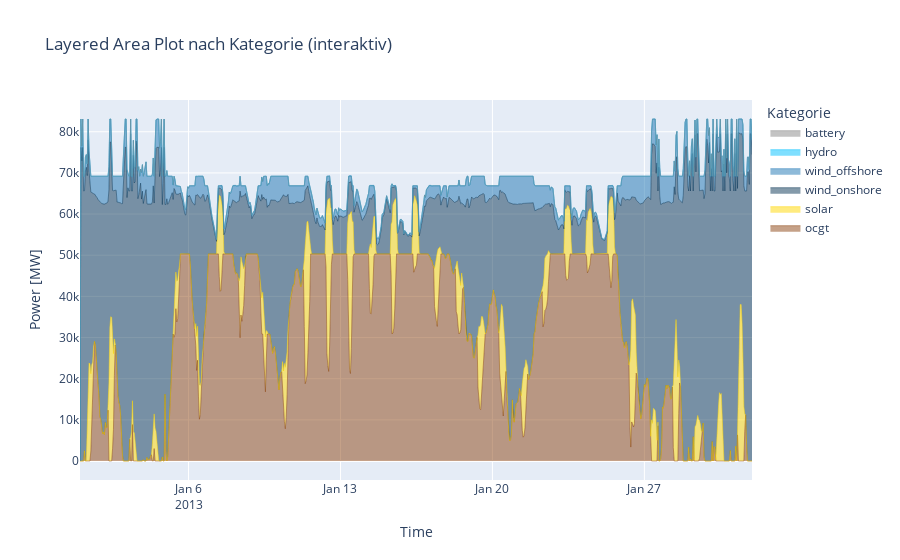

The notebook cell saved with this chart:
### Markdown cell above
# 2. YEARLY Dispatch

# 2.1. Chronological stacked area plot

### Code cell
query = f"SELECT * FROM unit_dispatch where simulation = '{scenario}_{study_case}'"
dispatch_df = pd.read_sql(query, db)
dispatch_df = dispatch_df.drop_duplicates(subset=["time", "unit"], keep="first")

dispatch_df = dispatch_df.sort_values("time")

# Plot daily merit order curves (one line per day) with cumulative power on the x-axis

dispatch_df["time"] = pd.to_datetime(dispatch_df["time"])
dispatch_df["date"] = dispatch_df["time"].dt.date

# Füge eine Spalte mit der Oberkategorie hinzu
dispatch_df["category"] = dispatch_df["unit"].map(unit_mapping)

# Summiere die Leistung pro Kategorie und Zeit
category_power = (
    dispatch_df.groupby(["time", "category"])["power"].sum().unstack(fill_value=0)
)

# Definiere ein Farbschema passend zu den Kategorien
category_colors = {
    "wind_onshore": "#0b3757",  # Dunkelblau
    "wind_offshore": "#1f77b4",  # Blau
    "solar": "#ffd700",  # Gelb
    "battery": "#888888",  # Grau
    "hydro": "#00bfff",  # Hellblau
    "ocgt": "#8B4513",  # Braun
    # Füge weitere Kategorien und Farben nach Bedarf hinzu
}

# Entferne demand
category_power_no_demand = category_power.drop(columns="demand", errors="ignore")

# Stelle sicher, dass die Farben zur Reihenfolge der Spalten passen
colors = [
    category_colors.get(cat, "#cccccc") for cat in category_power_no_demand.columns
]


# Reihenfolge von unten nach oben (die letzte Kategorie liegt ganz oben)
layer_order = ["ocgt", "solar", "wind_onshore", "wind_offshore", "hydro", "battery"]
bottom = np.zeros(len(category_power_no_demand))


fig = go.Figure()

bottom = np.zeros(len(category_power_no_demand))
for cat in layer_order:
    if cat in category_power_no_demand.columns:
        fig.add_trace(
            go.Scatter(
                x=category_power_no_demand.index,
                y=bottom + category_power_no_demand[cat],
                mode="lines",
                line=dict(width=0.5, color=category_colors.get(cat, "#cccccc")),
                fill="tonexty",
                name=cat,
            )
        )
        bottom += category_power_no_demand[cat].values

fig.update_layout(
    title="Layered Area Plot nach Kategorie (interaktiv)",
    xaxis_title="Time",
    yaxis_title="Power [MW]",
    legend_title="Kategorie",
    hovermode="x unified",
)
fig.show()

### Figure 1 — Plotly figure (JSON) as saved in the notebook; plotly's stock layout.template omitted (floating-point values rounded to 4 significant figures; data arrays with more than 128 entries replaced by an {"elided": "..."} marker saying what was removed)
{"data": [{"fill": "tonexty", "line": {"color": "#8B4513", "width": 0.5}, "mode": "lines", "name": "ocgt", "type": "scatter", "x": {"elided": "744 str values"}, "y": {"elided": "744 float values"}}, {"fill": "tonexty", "line": {"color": "#ffd700", "width": 0.5}, "mode": "lines", "name": "solar", "type": "scatter", "x": {"elided": "744 str values"}, "y": {"elided": "744 float values"}}, {"fill": "tonexty", "line": {"color": "#0b3757", "width": 0.5}, "mode": "lines", "name": "wind_onshore", "type": "scatter", "x": {"elided": "744 str values"}, "y": {"elided": "744 float values"}}, {"fill": "tonexty", "line": {"color": "#1f77b4", "width": 0.5}, "mode": "lines", "name": "wind_offshore", "type": "scatter", "x": {"elided": "744 str values"}, "y": {"elided": "744 float values"}}, {"fill": "tonexty", "line": {"color": "#00bfff", "width": 0.5}, "mode": "lines", "name": "hydro", "type": "scatter", "x": {"elided": "744 str values"}, "y": {"elided": "744 float values"}}, {"fill": "tonexty", "line": {"color": "#888888", "width": 0.5}, "mode": "lines", "name": "battery", "type": "scatter", "x": {"elided": "744 str values"}, "y": {"elided": "744 float values"}}], "layout": {"hovermode": "x unified", "legend": {"title": {"text": "Kategorie"}}, "title": {"text": "Layered Area Plot nach Kategorie (interaktiv)"}, "xaxis": {"title": {"text": "Time"}}, "yaxis": {"title": {"text": "Power [MW]"}}}}
